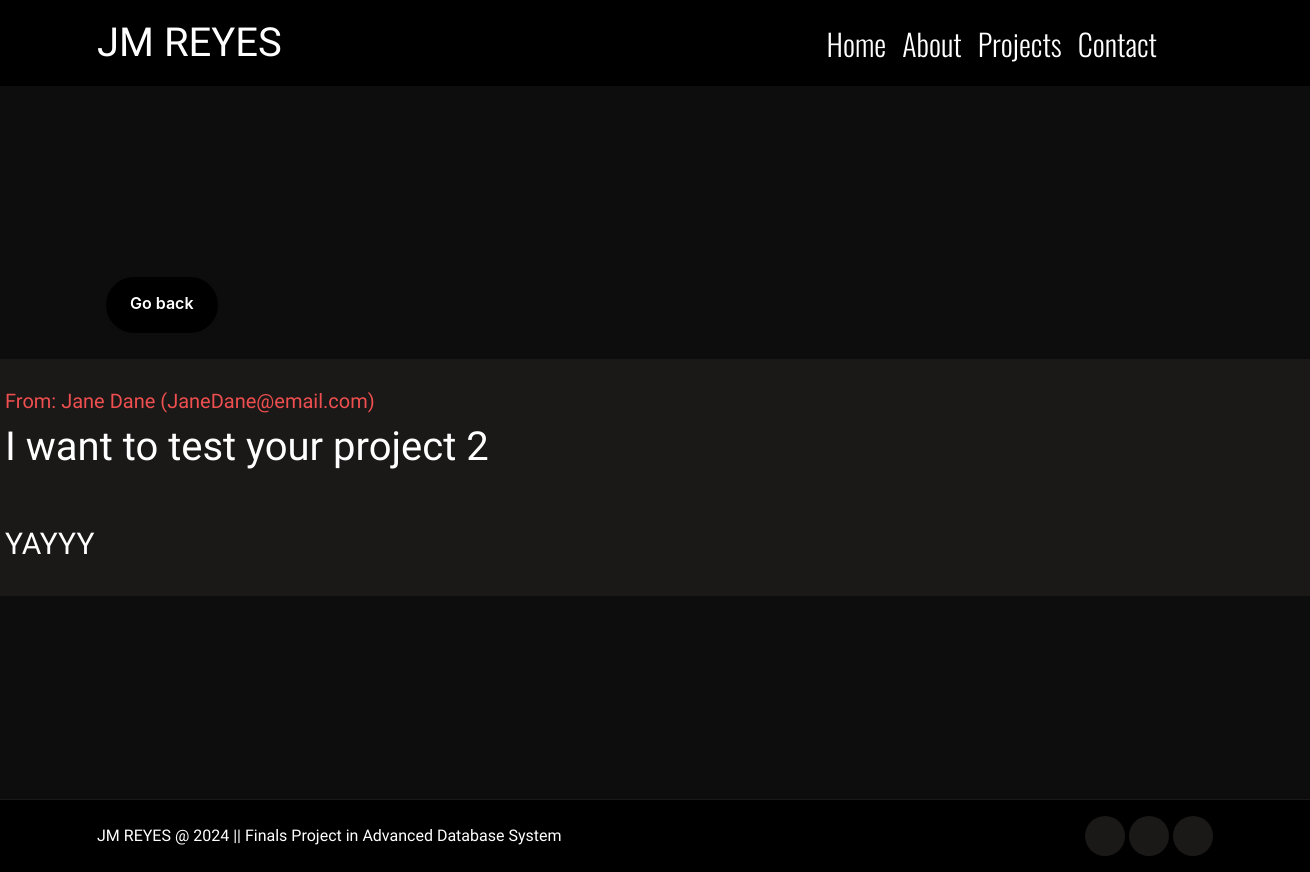
Page /message-content.php?messageid=2 (signed in) on the committed database.
### tables this page shows
CREATE TABLE `contact` (
  `contact_ID` int(11) NOT NULL,
  `user_ID` int(11) DEFAULT NULL,
  `c_name` varchar(255) NOT NULL,
  `c_email` varchar(255) NOT NULL,
  `c_subject` varchar(255) NOT NULL,
  `c_message` text NOT NULL
);

### message-content.php (the view, shortened to what this page needs)
<?php
include('connect.php');
if (isset($_GET['messageid'])) {
    $id = $_GET['messageid'];
    $sql = "SELECT * FROM `contact` WHERE contact_ID = ?";
    $stmt = $con->prepare($sql);
    $stmt->bind_param("i", $id);
    $stmt->execute();
    $result = $stmt->get_result();
    $row = $result->fetch_assoc();
    $dis_name = $row['c_name'];
    $dis_email = $row['c_email'];
    $dis_subject = $row['c_subject'];
    $dis_content = $row['c_message'];
}
?>
<!DOCTYPE html>
<html lang="en">
<head>
    <link href="https://cdn.jsdelivr.net/npm/bootstrap@5.3.3/dist/css/bootstrap.min.css" rel="stylesheet"
 />
    <link href="https://unpkg.com/aos@2.3.1/dist/aos.css" rel="stylesheet" />
    <link rel="stylesheet"
        href="https://maxst.icons8.com/vue-static/landings/line-awesome/font-awesome-line-awesome/css/all.min.css" />
    <link rel="stylesheet"
        href="https://maxst.icons8.com/vue-static/landings/line-awesome/line-awesome/1.3.0/css/line-awesome.min.css" />
    <link rel="stylesheet" href="./assets/css/style.css" />
</head>
<body data-bs-spy="scroll" data-bs-target=".navbar">
    <nav class="navbar navbar-expand-lg navbar-dark fixed-top">
        <div class="container fluid mx-lg-auto">
            <a class="navbar-brand navbar-font" href="index.php">
                <span class="name-logo"><i class="las la-cat"></i> JM REYES</span></a>
            <div class="collapse navbar-collapse navbar-font" id="navbarNav">
                <ul class="navbar-nav">
                    <li class="nav-item">
                        <a class="nav-link" aria-current="page" href="index.php#home">Home</a>
                    </li>
                    <li class="nav-item">
                        <a class="nav-link" aria-current="page" href="index.php#about">About</a>
                    </li>
                    <li class="nav-item">
                        <a class="nav-link" aria-current="page" href="index.php#projects">Projects</a>
                    </li>
                    <li class="nav-item">
                        <a class="nav-link" aria-current="page" href="index.php#contact">Contact</a>
                    </li>
                    <li class="nav-item">
                        <a class="nav-link" aria-current="page" href="settings.php"><i class="las la-cog"></i></a>
                    </li>
                    <li class="nav-item">
                        <a class="nav-link active cog-active" aria-current="page" href="messages.php"></a>
                    </li>
                    <li class="nav-item">
                        <a class="nav-link" aria-current="page" href="logout.php"></i></a>
                    </li>
                </ul>
            </div>
        </div>
    </nav>
    <section id="settings" class="full-height px-lg-5">
        <div class="container mt-5 p-md-4">
            <div class="go-back">
                <a href="messages.php" class="button-27">Go back</a>
            </div>
        </div>
        <div class="d-flex justify-content-center message-content-control">
        <div class="d-flex justify-content-center" style="margin-left: 250px; margin-right: 250px;">
            <div class="message-control">
              <?php
              echo'
              <div>
                    <h4 style="font-size: 20px; margin: 30px; margin-bottom: 0; color: #ef4f4f;">From: '.$dis_name.' ('.$dis_email.')</h4>
                </div>
                <div class="col-12">
                    <h4 style="font-size: 40px; margin: 30px; margin-top: 10px;">'.$dis_subject.'</h4>
                </div>
                <div class="col-12">
                    <p style="font-size: 30px; margin: 30px; margin-top: 50px;">'.$dis_content.'</p>
                </div>
              ';
              ?>
            </div>
        </div>
        </div>
    </section>
    <footer class="py-5 p-lg-3">
        <div class="container">
            <div class="row gy-4 justify-content-between">
                <div class="col-auto">
                    <p class="mb-0 mt-2">
                        JM REYES @ 2024 || Finals Project in Advanced Database System
                    </p>
                </div>
                <div class="col-auto">
                    <div class="social-icons">
                        <a href="https://www.facebook.com/KuddliestDudeYouHaveEverKnown" target="_blank"></a>
                        <a href="https://www.instagram.com/itzjmbruhhh/" target="_blank"></a>
                        <a href="https://github.com/JMReyes1014" target="_blank"><i class="lab la-github"></i></a>
                    </div>
                </div>
            </div>
        </div>
    </footer>
</body>
</html>

### assets/css/style.css (style rules this page uses)
:root { --color-body: #ffffff; --color-base: #0e0d0d; --color-base1: #1b1818; --color-base2: #000000; --color-brand2: #ff3131; --color-brand: #ef4f4f; --font-base: "Belleza"; --font-base2: "Oswald"; }
body { background-color: var(--color-base); color: var(--color-body); font-family: var(--font-base); }
h1, h2, h3, h4, h5, h6 { color: var(--color-body); font-weight: 300; }
.full-height { min-height: 100vh; height: 100%; display: flex; flex-direction: column; justify-content: center; padding-top: 80px; padding-bottom: 80px; border-bottom: 1px solid var(--color-base1); }
.name-logo { font-size: 40px; }
a { text-decoration: none; color: var(--color-body); transition: all 0.4s ease; font-family: var(--font-base); }
.navbar { background-color: var(--color-base2); }
.navbar-font { font-size: 30px; }
.navbar-nav { margin-left: auto; }
.navbar .nav-link { text-decoration: none; color: var(--color-body); transition: all 0.4 ease; font-family: var(--font-base2); font-weight: 300; }
.navbar .nav-link.active { color: var(--color-brand); }
.cog-active { pointer-events: none; }
.button-27 { appearance: none; background-color: var(--color-base2); border: 2px solid var(--color-base); border-radius: 15px; box-sizing: border-box; color: #FFFFFF; cursor: pointer; display: inline-block; font-family: Roobert,-apple-system,BlinkMacSystemFont,"Segoe UI",Helvetica,Arial,sans-serif,"Apple Color Emoji","Segoe UI Emoji","Segoe UI Symbol"; font-size: 16px; font-weight: 600; line-height: normal; margin: 0; margin-left: 50px; min-height: 60px; min-width: 0; outline: none; padding: 16px 24px; text-align: center; text-decoration: none; transition: all 300ms cubic-bezier(.23, 1, 0.32, 1); user-select: none; -webkit-user-select: none; touch-action: manipulation; width: 220px; will-change: transform; }
.go-back { margin-left: -5%; }
.go-back .button-27 { width: auto; border-radius: 50px; }
footer { background-color: var(--color-base2); }
.message-control { background-color: var(--color-base1); border-color: var(--color-base1); color: var(--color-body); min-height: auto; min-width: 1400px; border-radius: 10px; padding: 0 20px; text-align: justify; }
.message-content-control { margin-left: 250px; margin-right: 250px; }
.social-icons a { width: 40px; height: 40px; display: inline-flex; align-items: center; justify-content: center; background-color: var(--color-base1); color: var(--color-body); border-radius: 100px; font-size: 24px; }

### rows in the picture
contact: c_name "Jane Dane", c_email "JaneDane@email.com", c_subject "I want to test your project 2", c_message "YAYYY"
